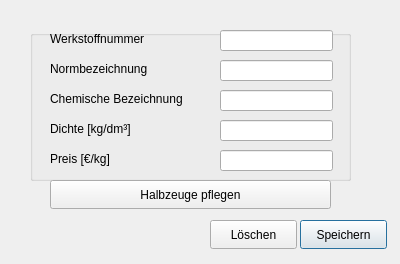
<?xml version="1.0" encoding="UTF-8"?>
<ui version="4.0">
 <class>Material</class>
 <widget class="QDialog" name="Material">
  <property name="geometry">
   <rect>
    <x>0</x>
    <y>0</y>
    <width>400</width>
    <height>264</height>
   </rect>
  </property>
  <property name="windowTitle">
   <string>Material</string>
  </property>
  <widget class="QGroupBox" name="groupBox">
   <property name="geometry">
    <rect>
     <x>30</x>
     <y>30</y>
     <width>321</width>
     <height>151</height>
    </rect>
   </property>
   <property name="title">
    <string/>
   </property>
   <widget class="QLineEdit" name="lineEdit_material">
    <property name="geometry">
     <rect>
      <x>190</x>
      <y>0</y>
      <width>113</width>
      <height>21</height>
     </rect>
    </property>
   </widget>
   <widget class="QLabel" name="label_material">
    <property name="geometry">
     <rect>
      <x>20</x>
      <y>0</y>
      <width>151</width>
      <height>17</height>
     </rect>
    </property>
    <property name="text">
     <string>Werkstoffnummer</string>
    </property>
   </widget>
   <widget class="QLineEdit" name="lineEdit_standard">
    <property name="geometry">
     <rect>
      <x>190</x>
      <y>30</y>
      <width>113</width>
      <height>21</height>
     </rect>
    </property>
   </widget>
   <widget class="QLabel" name="label_standard">
    <property name="geometry">
     <rect>
      <x>20</x>
      <y>30</y>
      <width>151</width>
      <height>17</height>
     </rect>
    </property>
    <property name="text">
     <string>Normbezeichnung</string>
    </property>
   </widget>
   <widget class="QLineEdit" name="lineEdit_chemical">
    <property name="geometry">
     <rect>
      <x>190</x>
      <y>60</y>
      <width>113</width>
      <height>21</height>
     </rect>
    </property>
   </widget>
   <widget class="QLabel" name="label_chemical">
    <property name="geometry">
     <rect>
      <x>20</x>
      <y>60</y>
      <width>151</width>
      <height>17</height>
     </rect>
    </property>
    <property name="text">
     <string>Chemische Bezeichnung</string>
    </property>
   </widget>
   <widget class="QLabel" name="label_density">
    <property name="geometry">
     <rect>
      <x>20</x>
      <y>90</y>
      <width>141</width>
      <height>17</height>
     </rect>
    </property>
    <property name="text">
     <string>Dichte [kg/dm³]</string>
    </property>
   </widget>
   <widget class="QLineEdit" name="lineEdit_density">
    <property name="geometry">
     <rect>
      <x>190</x>
      <y>90</y>
      <width>113</width>
      <height>21</height>
     </rect>
    </property>
   </widget>
   <widget class="QLabel" name="label_price">
    <property name="geometry">
     <rect>
      <x>20</x>
      <y>120</y>
      <width>151</width>
      <height>17</height>
     </rect>
    </property>
    <property name="text">
     <string>Preis [€/kg]</string>
    </property>
   </widget>
   <widget class="QLineEdit" name="lineEdit_price">
    <property name="geometry">
     <rect>
      <x>190</x>
      <y>120</y>
      <width>113</width>
      <height>21</height>
     </rect>
    </property>
   </widget>
  </widget>
  <widget class="QPushButton" name="pushButton_save">
   <property name="geometry">
    <rect>
     <x>300</x>
     <y>220</y>
     <width>87</width>
     <height>29</height>
    </rect>
   </property>
   <property name="text">
    <string>Speichern</string>
   </property>
  </widget>
  <widget class="QPushButton" name="pushButton_delete">
   <property name="geometry">
    <rect>
     <x>210</x>
     <y>220</y>
     <width>87</width>
     <height>29</height>
    </rect>
   </property>
   <property name="text">
    <string>Löschen</string>
   </property>
  </widget>
  <widget class="QPushButton" name="pushButton_sfg">
   <property name="geometry">
    <rect>
     <x>50</x>
     <y>180</y>
     <width>281</width>
     <height>29</height>
    </rect>
   </property>
   <property name="text">
    <string>Halbzeuge pflegen</string>
   </property>
  </widget>
 </widget>
 <tabstops>
  <tabstop>lineEdit_material</tabstop>
  <tabstop>lineEdit_standard</tabstop>
  <tabstop>lineEdit_chemical</tabstop>
  <tabstop>lineEdit_density</tabstop>
  <tabstop>lineEdit_price</tabstop>
  <tabstop>pushButton_sfg</tabstop>
  <tabstop>pushButton_delete</tabstop>
  <tabstop>pushButton_save</tabstop>
 </tabstops>
 <resources/>
 <connections/>
</ui>
